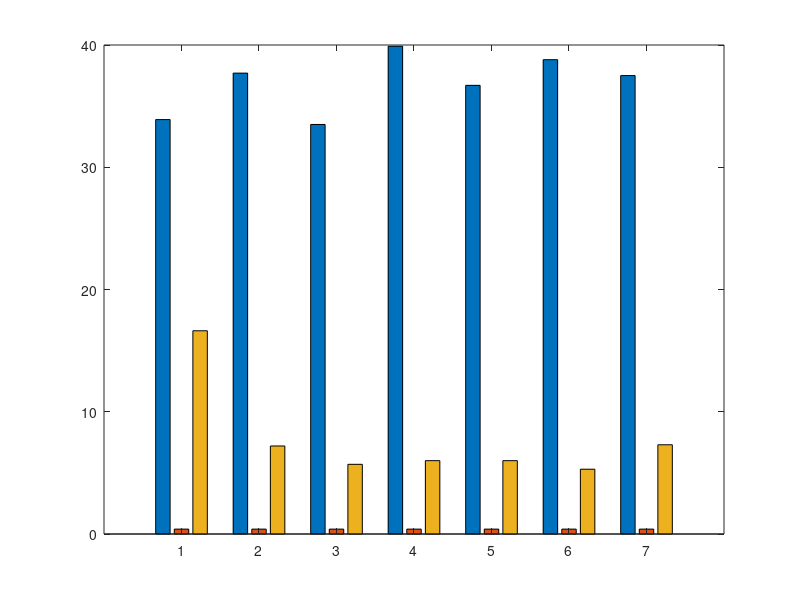

Source code (MATLAB): (Note: this script raises an error after producing the figure.)
% Data in seconds
brokers = {'Mosquitto','EMQx','Hive','Nano','ActiveMQ','RabbitMQ','VerneMQ'};
max_s = [0.0339, 0.0377, 0.0335, 0.0399, 0.0367, 0.0388, 0.0375];
min_s = [0.0004, 0.0004, 0.0004, 0.0004, 0.0004, 0.0004, 0.0004];
avg_s = [0.016625, 0.0072, 0.0057, 0.006, 0.006, 0.0053, 0.0073];

% Convert to milliseconds
max_ms = max_s * 1000;
min_ms = min_s * 1000;
avg_ms = avg_s * 1000;

% Grouped data
data_ms = [max_ms; min_ms; avg_ms]';

% Create figure
figure('Position',[100 100 800 500]);

% Plot grouped bar chart
hb = bar(data_ms, 'grouped');
hb(1).FaceColor = [0 0.4470 0.7410];    % blue for Max
hb(2).FaceColor = [0.8500 0.3250 0.0980]; % orange for Min
hb(3).FaceColor = [0.9290 0.6940 0.1250]; % yellow for Avg

% Labels and ticks
set(gca, 'XTickLabel', brokers)
xtickangle(45)
ylabel('Delay (ms)')
title('Max, Min, Avg Delays (in ms) for Each Broker')
legend({'Max','Min','Avg'}, 'Location','northwest')

grid on
box on
